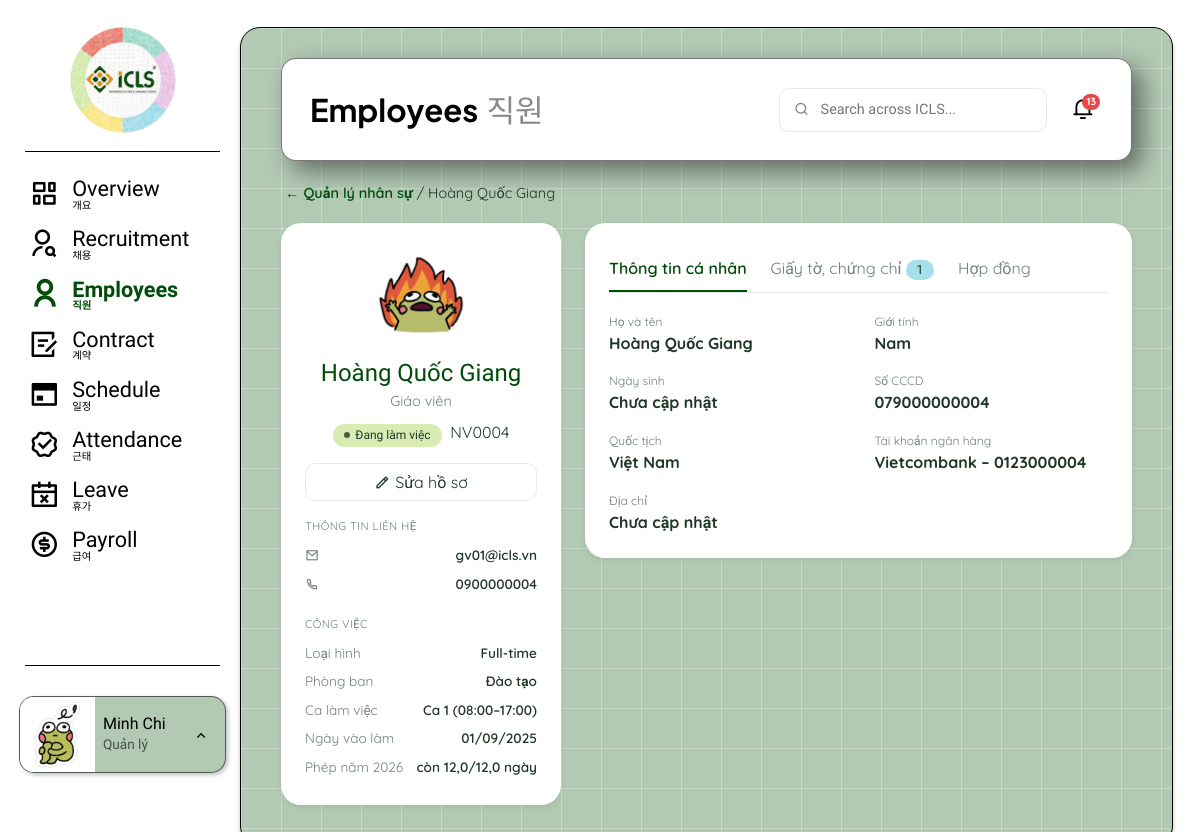
The page /nhan-su/4/ (signed in) on the database as committed earlier.
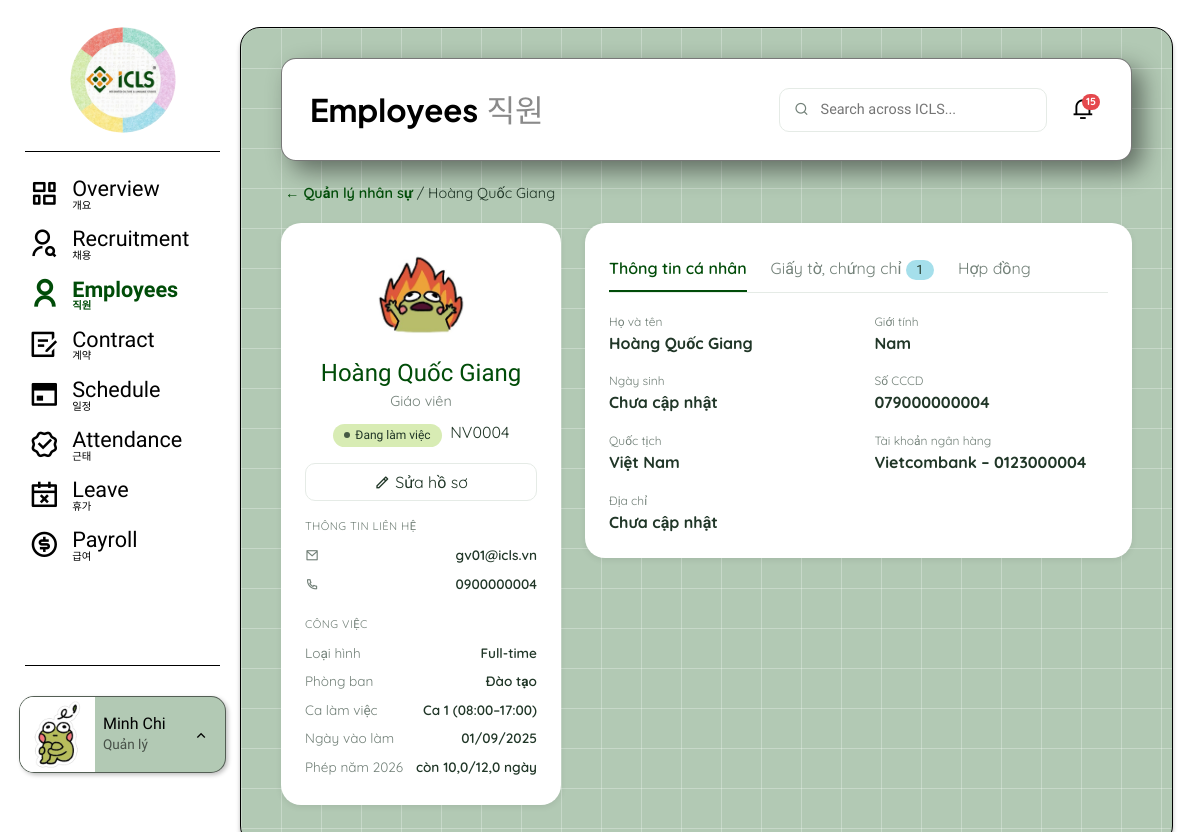
The same page on the database as committed later.
### leave/models.py (models this page shows, shortened)
class LeaveBalance(models.Model):
    employee = models.ForeignKey('employees.Employee', on_delete=models.PROTECT, related_name='leave_balances')
    year = models.PositiveIntegerField()
    total_days = models.DecimalField(max_digits=4, decimal_places=1, default=12)
    used_days = models.DecimalField(max_digits=4, decimal_places=1, default=0)
    class Meta:
        db_table = 'leave_balances'
        constraints = [
            models.UniqueConstraint(fields=['employee', 'year'], name='one_balance_per_year'),
            models.CheckConstraint(condition=Q(used_days__lte=F('total_days')), name='used_not_over_total'),
        ]
    @property
    def remaining_days(self):
        return self.total_days - self.used_days

### employees/views.py (the view)
# urls.py: path('<int:pk>/', views.chi_tiet, name='contract_detail'),                # UC 3.2
@role_required(GD, QL, thong_diep=thong_bao.KHONG_CO_QUYEN_HANH_DONG)     # UC 2.1 – luồng 5.1.1
def chi_tiet(request, pk):
    nhan_su = get_object_or_404(Employee.objects.select_related('user'), pk=pk)
    giay_to = [(g, services.muc_canh_bao(g)) for g in nhan_su.documents.order_by('-created_at')]
    duoc_duyet = co_quyen_duyet(request.user, nhan_su.user)
    return render(request, 'employees/chi_tiet.html', {
        'nhan_su': nhan_su, 'giay_to': giay_to, 'hop_dong': nhan_su.contracts.order_by('-start_date'),
        'duoc_duyet': duoc_duyet, 'so_giay_to': len(giay_to), 'quy_phep': nhan_su.leave_balances.order_by('-year').first(),
        'cho_duyet': [g for g, _ in giay_to if g.status == DocumentStatus.PENDING]})

### core/context_processors.py (called while the page is built)
def thong_bao_chua_doc(request):
    if request.user.is_authenticated:
        return {'so_thong_bao_chua_doc': request.user.notifications.filter(is_read=False).count()}
    return {'so_thong_bao_chua_doc': 0}

### core/menu.py (called while the page is built)
def menu_chinh(request):
    if not request.user.is_authenticated:
        return {'menu_chinh': []}
    app_hien_tai = request.resolver_match.app_name if request.resolver_match else ''
    ten_url_hien_tai = request.resolver_match.url_name if request.resolver_match else ''
    cac_muc = []
    for khoa, ten_anh, ten_han, icon, ten_url, vai_tro, tien_to in MUC_MENU:
        if request.user.role not in vai_tro:
            continue
        try:
            url = reverse(ten_url)
        except NoReverseMatch:
            url = None                      # app chưa làm xong: hiện mờ
        dang_chon = khoa == app_hien_tai and (tien_to is None or (ten_url_hien_tai or '').startswith(tien_to))
        cac_muc.append({'ten_anh': ten_anh, 'ten_han': ten_han, 'icon': icon, 'url': url, 'dang_chon': dang_chon})
    return {'menu_chinh': cac_muc}

### employees/models.py (called while the page is built)
    @property
    def code(self):
        return f'NV{self.id:04d}'

### templates/employees/chi_tiet.html (shortened to what this page needs)
{% extends 'base.html' %}
{% load icls_filters %}
{% block page_title %}Employees{% endblock %}
{% block page_title_ko %}직원{% endblock %}
{% block panel %}
<div class="breadcrumb-lite">
  <a href="{% url 'employees:employee_list' %}">← Quản lý nhân sự</a> / {{ nhan_su.full_name }}
</div>
<div class="profile-grid">
  <aside class="side-card">
    {% if nhan_su.user.avatar %}
    <img src="{% url 'core:tai_file' nhan_su.user.avatar.name %}" alt="" class="rounded-circle" style="width:96px;height:96px;object-fit:cover;">
    {% else %}
    <span class="avatar-initials lg {{ nhan_su.pk|mau_avatar }} mx-auto">{{ nhan_su.full_name|slice:":1" }}</span>
    {% endif %}
    <p class="nm">{{ nhan_su.full_name }}</p>
    <div class="role">{{ nhan_su.get_position_display }}</div>
    <div class="mt-2">{% include 'employees/_chip_nhan_su.html' %} <span class="id ms-1">{{ nhan_su.code }}</span></div>
    {% if user.role == 'MANAGER' %}
    <a href="{% url 'employees:employee_edit' nhan_su.pk %}" class="btn btn-ghost w-100 mt-3"><i class="ri-pencil-line"></i> Sửa hồ sơ</a>
    {% endif %}
    <div class="lbl">Thông tin liên hệ</div>
    <div class="kv"><span class="k"><i class="ri-mail-line"></i></span><span class="v">{{ nhan_su.user.email }}</span></div>
    <div class="kv"><span class="k"><i class="ri-phone-line"></i></span><span class="v">{{ nhan_su.phone }}</span></div>
    <div class="lbl">Công việc</div>
    <div class="kv"><span class="k">Loại hình</span><span class="v">{{ nhan_su.get_employment_type_display }}</span></div>
    <div class="kv"><span class="k">Phòng ban</span><span class="v">{{ nhan_su.get_department_display }}</span></div>
    {% if nhan_su.work_shift %}<div class="kv"><span class="k">Ca làm việc</span><span class="v">{{ nhan_su.get_work_shift_display }}</span></div>{% endif %}
    <div class="kv"><span class="k">Ngày vào làm</span><span class="v">{{ nhan_su.join_date|date:"d/m/Y" }}</span></div>
    {% if quy_phep %}<div class="kv"><span class="k">Phép năm {{ quy_phep.year }}</span><span class="v">còn {{ quy_phep.remaining_days }}/{{ quy_phep.total_days }} ngày</span></div>{% endif %}
  </aside>
  <div class="panel-white">
    <ul class="nav nav-tabs-icls" role="tablist">
      <li class="nav-item"><button class="nav-link active" data-bs-toggle="tab" data-bs-target="#tab-tt" type="button">Thông tin cá nhân</button></li>
      <li class="nav-item"><button class="nav-link" data-bs-toggle="tab" data-bs-target="#tab-gt" type="button">Giấy tờ, chứng chỉ <span class="count-badge">{{ so_giay_to }}</span></button></li>
      <li class="nav-item"><button class="nav-link" data-bs-toggle="tab" data-bs-target="#tab-hd" type="button">Hợp đồng</button></li>
    </ul>
    <div class="tab-content">
      <div class="tab-pane fade show active" id="tab-tt">
        <div class="info-grid">
          <div><div class="k">Họ và tên</div><div class="v">{{ nhan_su.full_name }}</div></div>
          <div><div class="k">Giới tính</div><div class="v">{{ nhan_su.get_gender_display|default:"Chưa cập nhật" }}</div></div>
          <div><div class="k">Ngày sinh</div><div class="v">{% if nhan_su.date_of_birth %}{{ nhan_su.date_of_birth|date:"d/m/Y" }}{% else %}Chưa cập nhật{% endif %}</div></div>
          <div><div class="k">Số CCCD</div><div class="v">{{ nhan_su.id_card_number|default:"Chưa cập nhật" }}</div></div>
          <div><div class="k">Quốc tịch</div><div class="v">{{ nhan_su.nationality }}</div></div>
          <div><div class="k">Tài khoản ngân hàng</div><div class="v">{{ nhan_su.bank_account|default:"Chưa cập nhật" }}</div></div>
          <div class="grid-span"><div class="k">Địa chỉ</div><div class="v">{{ nhan_su.address|default:"Chưa cập nhật" }}</div></div>
        </div>
      </div>
    </div>
  </div>
</div>
{% endblock %}

### templates/base.html (shortened to what this page needs)
{% load static icls_filters %}
<!doctype html>
<html lang="vi">
<head>
  <link href="https://cdn.jsdelivr.net/npm/bootstrap@5.3.3/dist/css/bootstrap.min.css" rel="stylesheet">
  <link href="https://cdn.jsdelivr.net/npm/remixicon@4.3.0/fonts/remixicon.css" rel="stylesheet">
  <link href="{% static 'css/icls.css' %}?v=14" rel="stylesheet">
</head>
<body>
{% if user.is_authenticated %}
<div class="app-shell">
  <aside class="app-sidebar offcanvas-lg offcanvas-start" tabindex="-1" id="thanhTrai" aria-label="Menu chính">
    <div class="offcanvas-body d-flex flex-column p-0">
      <a href="{% url 'dashboard:dashboard' %}"><img src="{% static 'img/icls-logo.png' %}" alt="ICLS" class="sidebar-logo"></a>
      <hr class="sidebar-divider">
      <ul class="sidebar-nav">
        {% for muc in menu_chinh %}
        <li>
          <a class="sidebar-link {% if muc.dang_chon %}active{% endif %} {% if not muc.url %}disabled{% endif %}"
             href="{{ muc.url|default:'#' }}" {% if not muc.url %}aria-disabled="true" tabindex="-1" title="Sắp có"{% endif %}>
            <i class="{{ muc.icon }}"></i>
            <span><span class="ten-anh">{{ muc.ten_anh }}</span><span class="ten-han">{{ muc.ten_han }}</span></span>
          </a>
        </li>
        {% endfor %}
      </ul>
      <hr class="sidebar-divider">
      <div class="profile-wrap">
        <div class="profile-card dropup">
          {% if user.avatar %}
          <img class="profile-avatar" src="{% url 'core:tai_file' user.avatar.name %}" alt="">
          {% else %}
          <span class="profile-avatar">{{ user.email|slice:":1"|upper }}</span>
          {% endif %}
          <div class="overflow-hidden">
            <div class="profile-name" title="{{ user.full_name }}">{% if user.full_name %}{{ user.full_name|ten_goi }}{% else %}{{ user.email }}{% endif %}</div>
            <div class="profile-role">{{ user.get_role_display }}</div>
          </div>
          <button type="button" class="profile-trigger" data-bs-toggle="dropdown" data-bs-reference="parent" aria-label="Menu tài khoản">
            <i class="ri-arrow-up-s-line"></i>
          </button>
        </div>
      </div>
    </div>
  </aside>
  <main class="app-main">
    <div class="app-panel">
      <header class="app-navbar">
        <h1 class="app-title">{% block page_title %}ICLS{% endblock %}<span class="ko">{% block page_title_ko %}{% endblock %}</span></h1>
        <div class="global-tools">
          <label class="search-field"><i class="ri-search-line"></i><input type="search" placeholder="Search across ICLS..." disabled></label>
          <a class="bell" href="{% url 'core:notifications' %}" aria-label="Thông báo">
            <i class="ri-notification-3-line"></i>
            {% if so_thong_bao_chua_doc %}<span class="dot">{{ so_thong_bao_chua_doc }}</span>{% endif %}
          </a>
        </div>
      </header>
      {% block panel %}{% endblock %}
    </div>
  </main>
</div>
{% endif %}
</body>
</html>

Rows that differ between the two databases and show on the page:
changed LeaveBalance: remaining_days "12,0" → "10,0"
Other text that changed with them:
{{ so_thong_bao_chua_doc }}: "13" → "15"
